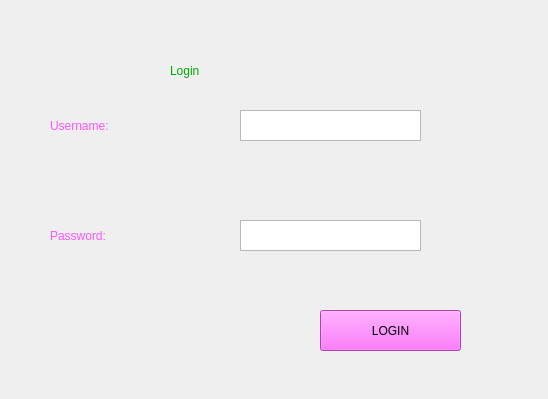
<?xml version="1.0" encoding="UTF-8"?>
<ui version="4.0">
 <class>LoginWindow</class>
 <widget class="QWidget" name="LoginWindow">
  <property name="geometry">
   <rect>
    <x>0</x>
    <y>0</y>
    <width>548</width>
    <height>399</height>
   </rect>
  </property>
  <property name="windowTitle">
   <string>Form</string>
  </property>
  <widget class="QLabel" name="label">
   <property name="geometry">
    <rect>
     <x>170</x>
     <y>50</y>
     <width>131</width>
     <height>41</height>
    </rect>
   </property>
   <property name="styleSheet">
    <string notr="true">QLabel
{
	font: 75 italic 26pt &quot;Small Fonts&quot;;
	color: rgb(0, 170, 0);
}</string>
   </property>
   <property name="text">
    <string>Login</string>
   </property>
  </widget>
  <widget class="QTextEdit" name="textEdit">
   <property name="geometry">
    <rect>
     <x>240</x>
     <y>110</y>
     <width>181</width>
     <height>31</height>
    </rect>
   </property>
  </widget>
  <widget class="QLabel" name="label_2">
   <property name="geometry">
    <rect>
     <x>50</x>
     <y>110</y>
     <width>141</width>
     <height>31</height>
    </rect>
   </property>
   <property name="styleSheet">
    <string notr="true">QLabel
{
	font: 20pt &quot;Candara&quot;;
	
	color: rgb(255, 85, 255);
}</string>
   </property>
   <property name="text">
    <string>Username:</string>
   </property>
  </widget>
  <widget class="QLabel" name="label_3">
   <property name="geometry">
    <rect>
     <x>50</x>
     <y>220</y>
     <width>131</width>
     <height>31</height>
    </rect>
   </property>
   <property name="styleSheet">
    <string notr="true">QLabel
{
font: 20pt &quot;Candara&quot;;
	
	color: rgb(255, 85, 255);
}</string>
   </property>
   <property name="text">
    <string>Password:</string>
   </property>
  </widget>
  <widget class="QTextEdit" name="textEdit_2">
   <property name="geometry">
    <rect>
     <x>240</x>
     <y>220</y>
     <width>181</width>
     <height>31</height>
    </rect>
   </property>
  </widget>
  <widget class="QPushButton" name="pushButton">
   <property name="geometry">
    <rect>
     <x>320</x>
     <y>310</y>
     <width>141</width>
     <height>41</height>
    </rect>
   </property>
   <property name="styleSheet">
    <string notr="true">QPushButton
{
	font: 75 italic 22pt &quot;Candara&quot;;rgb(255, 255, 255);
	background-color: rgb(255, 85, 255);
}</string>
   </property>
   <property name="text">
    <string>LOGIN</string>
   </property>
  </widget>
 </widget>
 <resources/>
 <connections/>
</ui>
